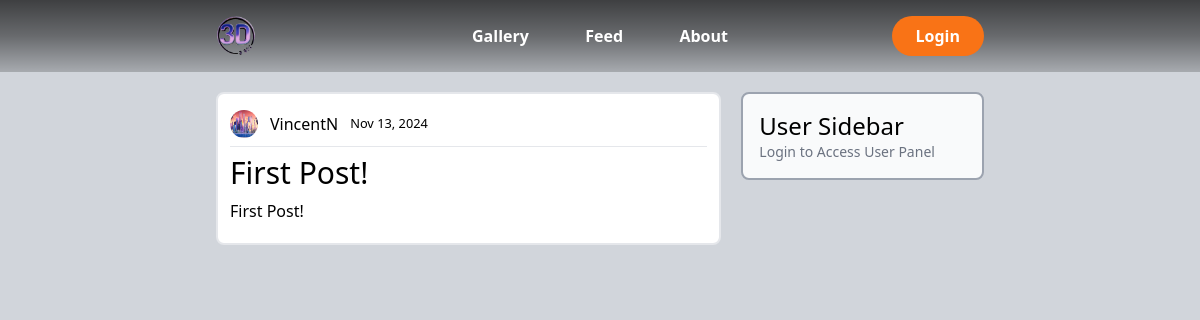
/post/6/, run on an earlier commit of the app's database.
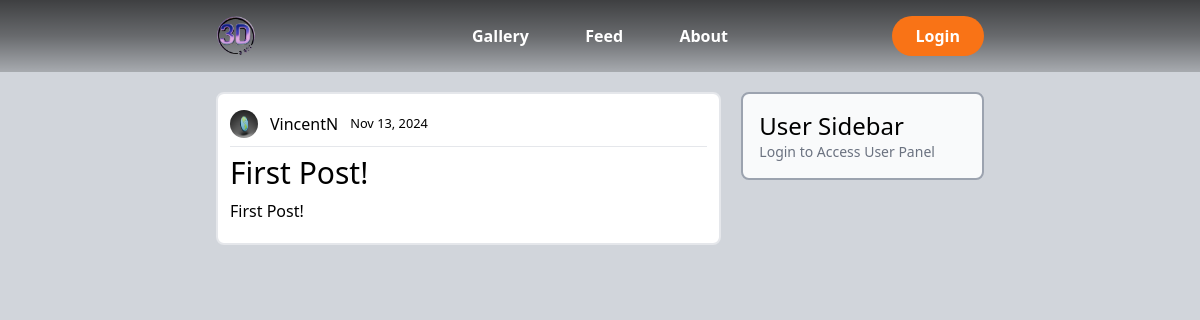
And on a later commit of the database.
### canvas/models.py (models this page shows, shortened)
class Post(models.Model):
    title = models.CharField(max_length=100)
    content = models.TextField()
    date_posted = models.DateTimeField(default=timezone.now)
    author = models.ForeignKey(User, on_delete=models.CASCADE)

### user/models.py (models this page shows, shortened)
class Profile(models.Model):
    user = models.OneToOneField(User, on_delete=models.CASCADE)
    image = models.ImageField(default='default.jpg', upload_to='profile_pics')

### canvas/views.py (the view)
# urls.py: path('post/<int:pk>/', PostDetailView.as_view(), name='post-detail'),
class PostDetailView(DetailView):
    model = Post

### canvas/templates/canvas/post_detail.html (shortened to what this page needs)
{% extends "canvas/base.html" %}
{% block content %}
<section class="grid grid-cols-3 gap-5 mt-5">
    <div class="col-span-2">
        <div class="border-2 rounded-lg p-3 mb-4 bg-white">
            <div class="flex items-center mb-1 w-full">
                <img class="rounded-full h-7 w-7 my-1" src="{{ object.author.profile.image.url }}" alt="">
                <a class="px-3" href="">{{ object.author }}</a>
                <small class="w-24">{{ object.date_posted|date:"M d, Y" }}</small>
            </div>
            <hr>
            <h1 class="text-3xl my-2">{{ object.title }}</h1>
            <p class="mb-2">{{ object.content }}</p>
        </div>
    </div>
    <div class="col-span-1 self-start p-4 border-2 border-gray-400 rounded-lg bg-gray-50 ">
        <h3 class="text-2xl">User Sidebar</h3>
        {% if user.is_authenticated %}
        <p class="text-sm text-gray-500">Welcome, {{ user.username }}</p>
        <ul class="mt-5 divide-y divide-gray-200 bg-gray-50 border-slate-500 border">
            <li class="text-gray-400"><a href="{% url 'post-create' %}" class="block p-3 w-full text-center">Create Post</a></li>
        </ul>
        <ul class="mt-5 divide-y divide-gray-200 bg-gray-50 border-slate-500 border">
            <li class="text-gray-400"><a href="{% url 'image-create' %}" class="block p-3 w-full text-center">Upload Img</a></li>
        </ul>
        {% else %}
        <p class="text-sm text-gray-500">Login to Access User Panel</p>
        {% endif %}
    </div>
</section>
{% endblock content %}

What changed in the data, as far as the page shows it:
changed through a linked row, Post "First Post!": author.profile.image: a different picture
